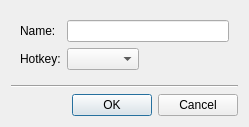
<?xml version="1.0" encoding="UTF-8"?>
<ui version="4.0">
 <class>PtzPresetDialog</class>
 <widget class="QDialog" name="PtzPresetDialog">
  <property name="geometry">
   <rect>
    <x>0</x>
    <y>0</y>
    <width>249</width>
    <height>122</height>
   </rect>
  </property>
  <property name="windowTitle">
   <string>Save Position</string>
  </property>
  <layout class="QVBoxLayout" name="verticalLayout">
   <item>
    <widget class="QWidget" name="mainWidget" native="true">
     <layout class="QFormLayout" name="formLayout_3">
      <property name="fieldGrowthPolicy">
       <enum>QFormLayout::AllNonFixedFieldsGrow</enum>
      </property>
      <item row="0" column="0">
       <widget class="QLabel" name="nameLabel">
        <property name="text">
         <string>Name:</string>
        </property>
       </widget>
      </item>
      <item row="0" column="1">
       <widget class="QLineEdit" name="nameEdit"/>
      </item>
      <item row="1" column="0">
       <widget class="QLabel" name="hotkeyLabel">
        <property name="text">
         <string>Hotkey:</string>
        </property>
       </widget>
      </item>
      <item row="1" column="1">
       <layout class="QHBoxLayout" name="horizontalLayout">
        <item>
         <widget class="nx::vms::client::desktop::CharComboBox" name="hotkeyComboBox"/>
        </item>
        <item>
         <spacer name="horizontalSpacer">
          <property name="orientation">
           <enum>Qt::Horizontal</enum>
          </property>
          <property name="sizeHint" stdset="0">
           <size>
            <width>40</width>
            <height>20</height>
           </size>
          </property>
         </spacer>
        </item>
       </layout>
      </item>
     </layout>
    </widget>
   </item>
   <item>
    <widget class="Line" name="line">
     <property name="orientation">
      <enum>Qt::Horizontal</enum>
     </property>
    </widget>
   </item>
   <item>
    <widget class="QnDialogButtonBox" name="buttonBox">
     <property name="orientation">
      <enum>Qt::Horizontal</enum>
     </property>
     <property name="standardButtons">
      <set>QDialogButtonBox::Cancel|QDialogButtonBox::Ok</set>
     </property>
    </widget>
   </item>
  </layout>
 </widget>
 <customwidgets>
  <customwidget>
   <class>QnDialogButtonBox</class>
   <extends>QDialogButtonBox</extends>
   <header location="global">ui/widgets/common/dialog_button_box.h</header>
  </customwidget>
  <customwidget>
   <class>nx::vms::client::desktop::CharComboBox</class>
   <extends>QComboBox</extends>
   <header location="global">nx/vms/client/desktop/common/widgets/char_combo_box.h</header>
  </customwidget>
 </customwidgets>
 <resources/>
 <connections/>
</ui>
